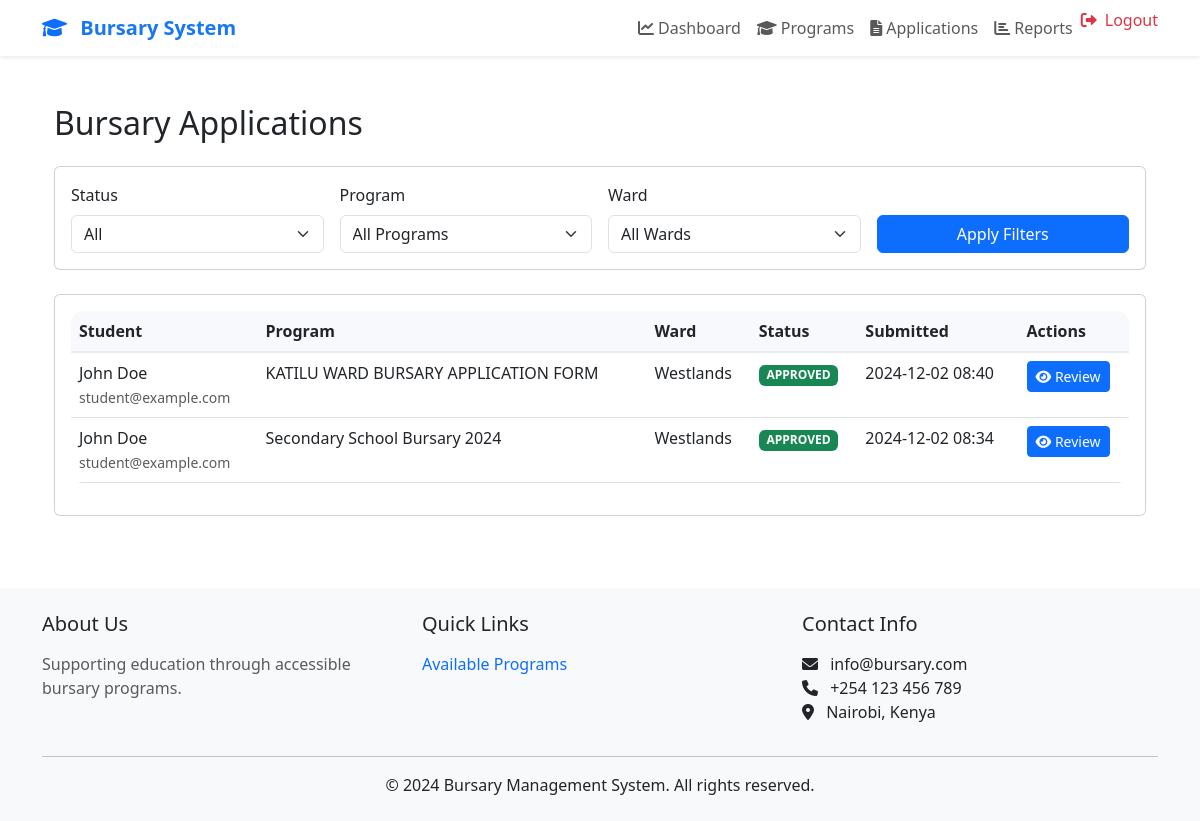
The app's page /admin/applications (signed in) with its own data.
### app/models.py (models this page shows, shortened)
class Application(db.Model):
    id = db.Column(db.Integer, primary_key=True)
    student_id = db.Column(db.Integer, db.ForeignKey('user.id'), nullable=False)
    ward_id = db.Column(db.Integer, db.ForeignKey('ward.id'), nullable=False)
    program_id = db.Column(db.Integer, db.ForeignKey('bursary_program.id'), nullable=False)
    status = db.Column(db.String(20), default='PENDING')
    amount = db.Column(db.Float, nullable=False)
    reason = db.Column(db.Text, nullable=False)
    reviewed_by = db.Column(db.Integer, db.ForeignKey('user.id'))
    review_note = db.Column(db.Text)
    created_at = db.Column(db.DateTime, default=datetime.utcnow)
    updated_at = db.Column(db.DateTime, default=datetime.utcnow, onupdate=datetime.utcnow)
    documents = db.relationship('Document', backref='application', lazy='dynamic')
    timeline = db.relationship('ApplicationTimeline', backref='application', lazy='dynamic')

class User(UserMixin, db.Model):
    id = db.Column(db.Integer, primary_key=True)
    email = db.Column(db.String(120), unique=True, nullable=False)
    password_hash = db.Column(db.String(256))
    first_name = db.Column(db.String(64))
    last_name = db.Column(db.String(64))
    role = db.Column(db.String(20), default='STUDENT')
    created_at = db.Column(db.DateTime, default=datetime.utcnow)
    updated_at = db.Column(db.DateTime, default=datetime.utcnow, onupdate=datetime.utcnow)
    profile = db.relationship('Profile', backref='user', uselist=False)
    submitted_applications = db.relationship('Application', backref='applicant',
                                          lazy='dynamic',
                                          foreign_keys='Application.student_id')
    reviewed_applications = db.relationship('Application', backref='reviewer',
                                         lazy='dynamic',
                                         foreign_keys='Application.reviewed_by')
    academic_info = db.relationship('AcademicInfo', backref='user', uselist=False)

class BursaryProgram(db.Model):
    id = db.Column(db.Integer, primary_key=True)
    name = db.Column(db.String(200), nullable=False)
    description = db.Column(db.Text)
    amount = db.Column(db.Float, nullable=False)
    start_date = db.Column(db.DateTime, nullable=False)
    end_date = db.Column(db.DateTime, nullable=False)
    requirements = db.Column(db.Text)
    ward_id = db.Column(db.Integer, db.ForeignKey('ward.id'))
    status = db.Column(db.String(20), default='ACTIVE')
    created_at = db.Column(db.DateTime, default=datetime.utcnow)
    updated_at = db.Column(db.DateTime, default=datetime.utcnow, onupdate=datetime.utcnow)
    applications = db.relationship('Application', backref='program', lazy='dynamic')

class Ward(db.Model):
    id = db.Column(db.Integer, primary_key=True)
    name = db.Column(db.String(100), unique=True, nullable=False)
    description = db.Column(db.String(500))
    total_budget = db.Column(db.Float, nullable=False)
    created_at = db.Column(db.DateTime, default=datetime.utcnow)
    updated_at = db.Column(db.DateTime, default=datetime.utcnow, onupdate=datetime.utcnow)
    programs = db.relationship('BursaryProgram', backref='ward', lazy='dynamic')
    profiles = db.relationship('Profile', backref='ward', lazy='dynamic')
    applications = db.relationship('Application', backref='ward', lazy='dynamic')

### app/admin/routes.py (the view)
@bp.route('/applications')
@login_required
@admin_required
def applications():
    status = request.args.get('status')
    program_id = request.args.get('program', type=int)
    ward_id = request.args.get('ward', type=int)
    query = Application.query
    if status:
        query = query.filter(Application.status == status)
    if program_id:
        query = query.filter(Application.program_id == program_id)
    if ward_id:
        query = query.join(User, Application.student_id == User.id)\
                    .join(Profile)\
                    .filter(Profile.ward_id == ward_id)
    applications = query.order_by(Application.created_at.desc()).all()
    programs = BursaryProgram.query.order_by(BursaryProgram.name).all()
    wards = Ward.query.order_by(Ward.name).all()
    return render_template('admin/applications.html',
                         applications=applications,
                         programs=programs,
                         wards=wards)

### app/models.py (called while the page is built)
@login_manager.user_loader
def load_user(id):
    return User.query.get(int(id))

### app/templates/admin/applications.html (shortened to what this page needs)
{% extends "admin/base.html" %}
{% block content %}
<div class="container-fluid py-4">
    <h2 class="mb-4">Bursary Applications</h2>
    <div class="card mb-4">
        <div class="card-body">
            <form method="GET" class="row g-3">
                <div class="col-md-3">
                    <label class="form-label">Status</label>
                    <select name="status" class="form-select">
                        <option value="">All</option>
                    </select>
                </div>
                <div class="col-md-3">
                    <label class="form-label">Program</label>
                    <select name="program" class="form-select">
                        <option value="">All Programs</option>
                    </select>
                </div>
                <div class="col-md-3">
                    <label class="form-label">Ward</label>
                    <select name="ward" class="form-select">
                        <option value="">All Wards</option>
                    </select>
                </div>
                <div class="col-md-3 d-flex align-items-end">
                    <button type="submit" class="btn btn-primary w-100">Apply Filters</button>
                </div>
            </form>
        </div>
    </div>
    <div class="card">
        <div class="card-body">
            <div class="table-responsive">
                <table class="table table-hover">
                    <thead>
                        <tr>
                            <th>Student</th>
                            <th>Program</th>
                            <th>Ward</th>
                            <th>Status</th>
                            <th>Submitted</th>
                            <th>Actions</th>
                        </tr>
                    </thead>
                    <tbody>
                        {% for application in applications %}
                        <tr>
                            <td>
                                {{ application.applicant.first_name }} {{ application.applicant.last_name }}<br>
                                <small class="text-muted">{{ application.applicant.email }}</small>
                            </td>
                            <td>{{ application.program.name }}</td>
                            <td>{{ application.applicant.profile.ward.name }}</td>
                            <td>
                                <span class="badge {% if application.status == 'PENDING' %}bg-warning
                                                 {% elif application.status == 'APPROVED' %}bg-success
                                                 {% elif application.status == 'REJECTED' %}bg-danger
                                                 {% endif %}">
                                    {{ application.status }}
                                </span>
                            </td>
                            <td>{{ application.created_at.strftime('%Y-%m-%d %H:%M') }}</td>
                            <td>
                                <a href="{{ url_for('admin.review_application', application_id=application.id) }}"
                                   class="btn btn-sm btn-primary">
                                    <i class="fas fa-eye"></i> Review
                                </a>
                            </td>
                        </tr>
                        {% else %}
                        <tr>
                            <td colspan="6" class="text-center py-4">
                                <p class="text-muted mb-0">No applications found matching the criteria.</p>
                            </td>
                        </tr>
                        {% endfor %}
                    </tbody>
                </table>
            </div>
        </div>
    </div>
</div>
{% endblock %}

### app/static/styles/meta-design.css (style rules this page uses)
:root { --meta-primary: #1877F2; --meta-secondary: #1C2B33; --meta-background: #F8F9FA; --meta-surface: #FFFFFF; --meta-error: #E41E3F; --meta-success: #28A745; --meta-warning: #FFC107; --meta-info: #17A2B8; --meta-text-primary: #2C3E50; --meta-text-secondary: #6C757D; --meta-text-muted: #95A5A6; --meta-border: #E9ECEF; --meta-hover: #F7F9FC; --shadow-sm: 0 2px 4px rgba(0, 0, 0, 0.02); --shadow-md: 0 4px 6px rgba(0, 0, 0, 0.04); --shadow-lg: 0 10px 15px rgba(0, 0, 0, 0.05); --border-radius-sm: 8px; --border-radius-md: 12px; --border-radius-lg: 16px; --meta-font-family: -apple-system, BlinkMacSystemFont, "Segoe UI", Roboto, "Helvetica Neue", Arial, sans-serif; --spacing-xs: 4px; --spacing-sm: 8px; --spacing-md: 16px; --spacing-lg: 24px; --spacing-xl: 32px; --spacing-xxl: 48px; }
body { font-family: var(--meta-font-family); background-color: var(--meta-background); color: var(--meta-text-primary); line-height: 1.6; -webkit-font-smoothing: antialiased; -moz-osx-font-smoothing: grayscale; }
.btn { font-weight: 500; padding: 0.5rem 1.25rem; border-radius: var(--border-radius-sm); transition: all 0.2s ease; }
.btn-primary { background: var(--meta-primary); border: none; }
.table { border-radius: var(--border-radius-md); overflow: hidden; }
.table thead th { background: var(--meta-hover); border-bottom: 2px solid var(--meta-border); font-weight: 600; }
.badge { font-weight: 500; padding: 0.5em 1em; border-radius: var(--border-radius-sm); }

### records on screen
Application: applicant.first_name "John", applicant.last_name "Doe", applicant.email "student@example.com", program.name "KATILU WARD BURSARY APPLICATION FORM", applicant.profile.ward.name "Westlands", status "APPROVED", created_at "2024-12-02 08:40"
Application: applicant.first_name "John", applicant.last_name "Doe", applicant.email "student@example.com", program.name "Secondary School Bursary 2024", applicant.profile.ward.name "Westlands", status "APPROVED", created_at "2024-12-02 08:34"
